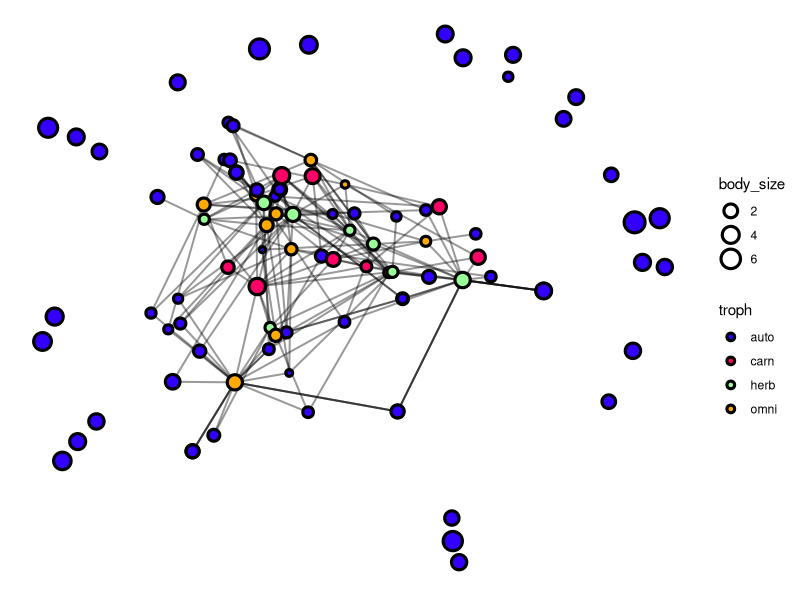
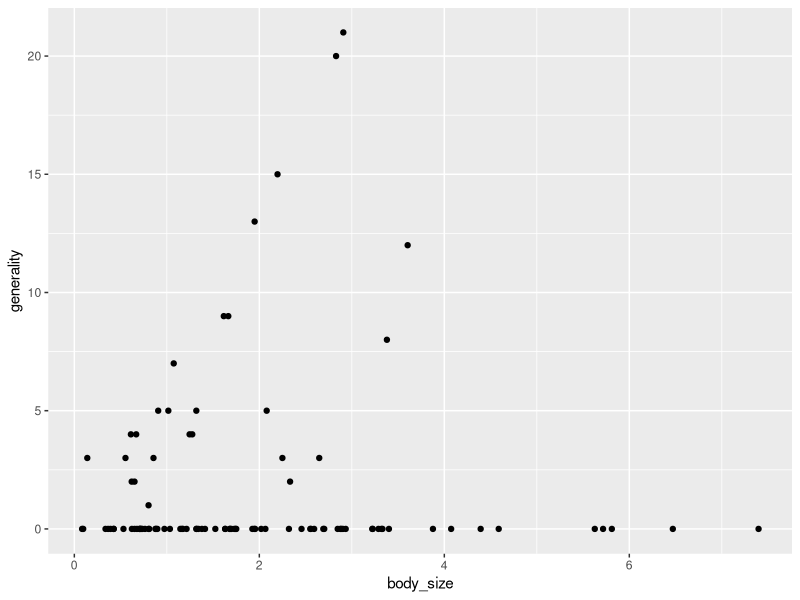
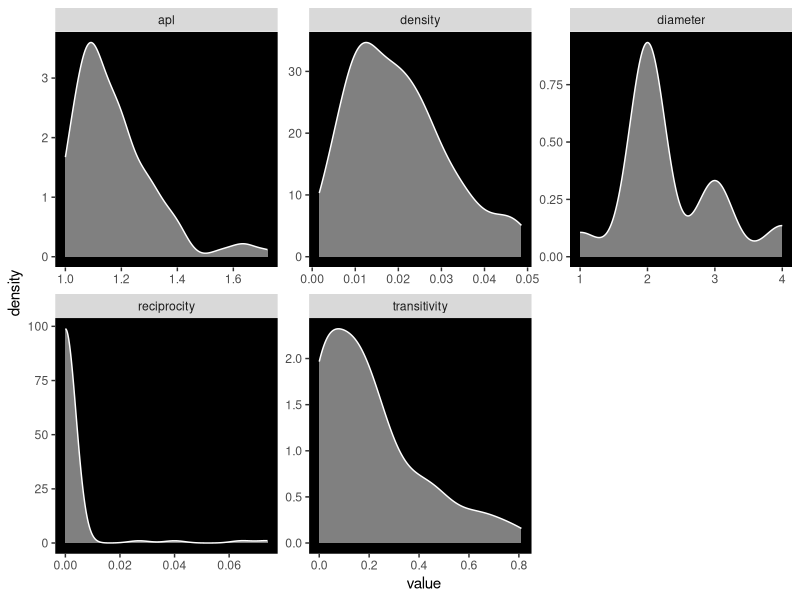
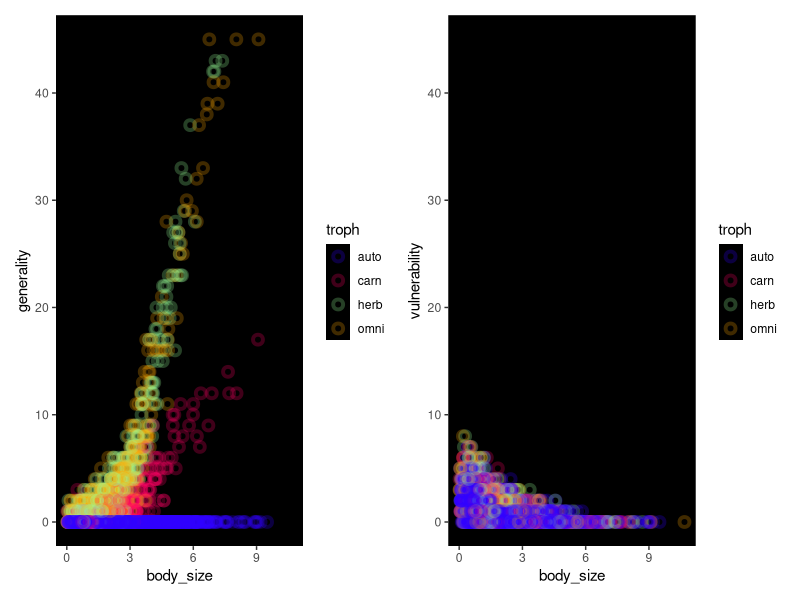
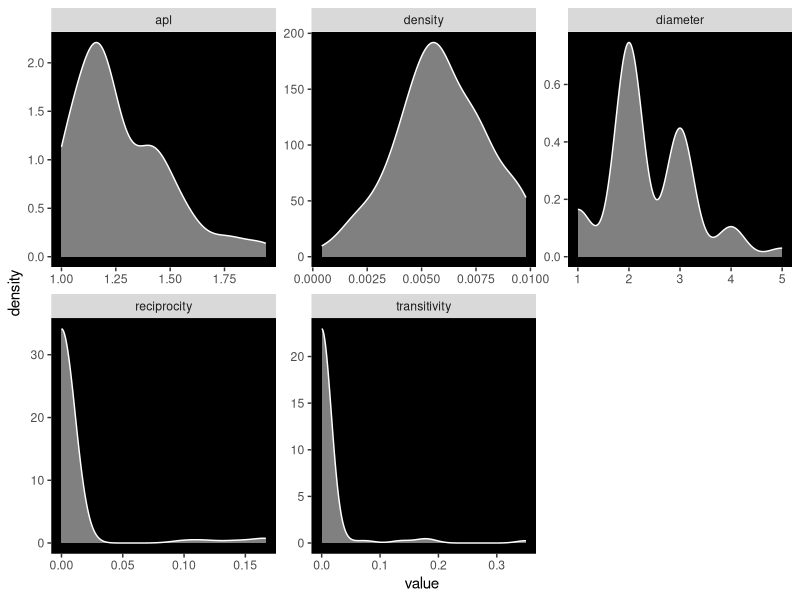
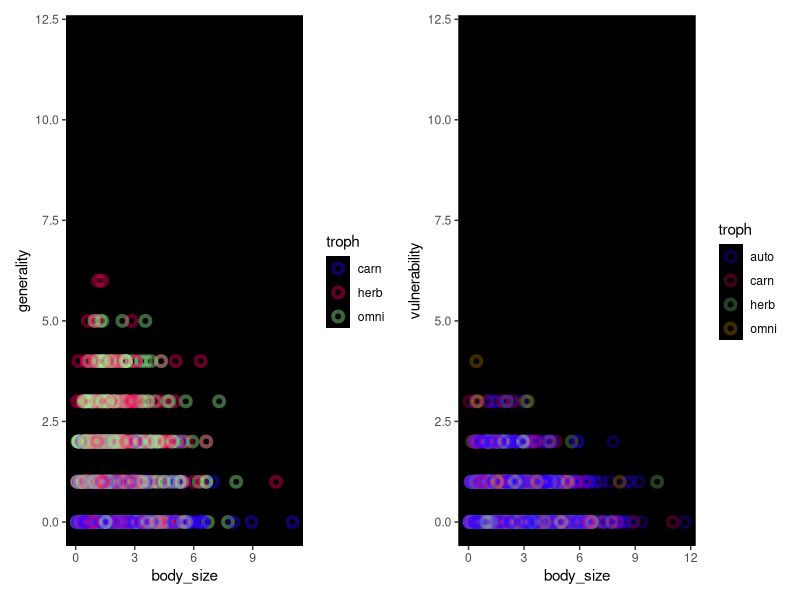
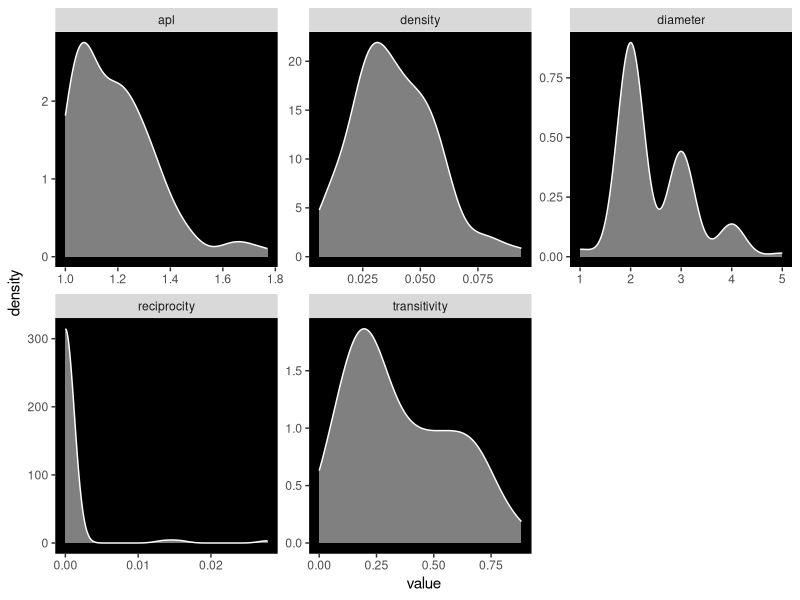
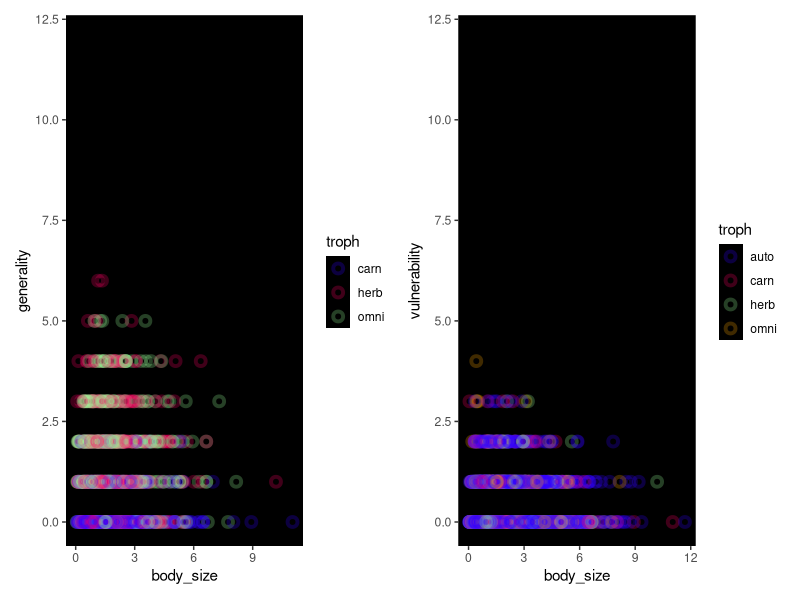

Recreate these plots in R, in order.
# plot stuff
library(tidyverse)
library(patchwork)

# network stuff
library(tidygraph)
library(ggraph)
library(igraph)

# link functions 
logit = function(p) {  log( p / (1 - p))  }
inv_logit = function(x) { 1 / (1+ exp(-x) ) }

set.seed(7)

df_theme =   
    theme(plot.background = element_rect(fill='white'), 
          panel.background = element_rect(fill='black'), 
          panel.grid = element_blank())

# testing ----
N = 25

# create species attributes 
d = data.frame(
    species = 1:N, 
    troph = sample( c('c','o','h','a'), size = N, replace = TRUE, prob = c(0.3,0.05,0.25,0.4) ), 
    body_size = rgamma(N, shape = 2)
)
d

# create and tidy trophic links 
g = expand.grid(1:N, 1:N)
g = merge(g, d, by.x = 'Var1', by.y = 'species')
g = merge(g, d, by.x = 'Var2', by.y = 'species')

# merging leads to function orders of columns, rename carefully 
colnames(g) = c('prey','pred','troph_pred','body_size_pred', 'troph_prey', 'body_size_prey')

# tidy it up 
g = g %>% 
    arrange(pred,prey) %>%
    mutate(dyad = 1:nrow(g)) %>%
    select(pred, prey, dyad, troph_pred, troph_prey, body_size_pred, body_size_prey) 
g

# calculate body size differences 
g$body_size_diff = (g$body_size_pred - g$body_size_prey)+0.1 

# carnivores 
g$carnivory = ifelse(g$troph_pred == 'c' & !g$troph_prey == 'p', 1, 0)

# omnivores 
g$omnivory = ifelse(g$troph_pred == 'o' , 1, 0)

# herbivory 
g$herbivory = ifelse(g$troph_pred == 'h' & g$troph_prey == 'p'  , 1, 0)



# functionalized food web simulation ----

# key
# - N: number of species
# - seed: reproducibility
# - weights: samples weights for carnivore, ominovore, herbivore, and autotrophs

sim_FW = function( N , 
                   seed = 777 ,  
                   weights = c(0.3, 0.05, 0.25, 0.4) , 
                   shape = 2 , 
                   model = 'allometric' , 
                   base_rate = -2 , 
                   alpha , 
                   bC , 
                   bO ,  
                   bH ) {
    
    set.seed(seed)
    # trophic levels 
    trophs = c('carn','omni','herb','auto')
    
    if ( length(weights) != length(trophs)) { print('Error: length of probability vector must equal 4.') } else {
        
        # create species attributes 
        d = data.frame(
            species = 1:N, 
            troph = sample( trophs, size = N, replace = TRUE, prob = weights ), 
            body_size = rgamma(N, shape = shape)
        ) 
    }
    
    # create and tidy trophic links 
    g = expand.grid(1:N, 1:N)
    g = merge(g, d, by.x = 'Var1', by.y = 'species')
    g = merge(g, d, by.x = 'Var2', by.y = 'species')
    
    # merging leads to function orders of columns, rename carefully 
    colnames(g) = c('prey','pred','troph_pred','body_size_pred', 'troph_prey', 'body_size_prey')
    
    # tidy it up 
    g = g %>% 
        arrange(pred,prey) %>%
        mutate(dyad = 1:nrow(g)) %>%
        select(pred, prey, dyad, troph_pred, troph_prey, body_size_pred, body_size_prey)
    
    # calculate body size differences 
    g$body_size_diff = (g$body_size_pred - g$body_size_prey )  + 0.1
    
    # carnivores 
    g$carnivory = ifelse(g$troph_pred == 'carn' & !g$troph_prey == 'auto', 1, 0)
    
    # omnivores 
    g$omnivory = ifelse(g$troph_pred == 'omni' , 1, 0)
    
    # herbivory 
    g$herbivory = ifelse(g$troph_pred == 'herb' & g$troph_prey == 'auto'  , 1, 0)
    
    # compute probabilities 
    # impossible trophic interactions are set to 0 (e.g, a carnivore browsing on grass)
    
    if( model == 'allometric') { 
        
        D = g$body_size_diff
        g$p = inv_logit( base_rate + sign(D)*abs(D)^alpha  )
        g$consumption = rbinom( nrow(g), size=1, prob = g$p ) 
        g[ g$troph_pred == 'auto' , 'consumption' ] = 0
        g[ g$troph_pred == 'carn' & g$troph_prey == 'auto' , "consumption"] = 0
        
        
    } else if( model == 'dietary' ) {
        
        g$p = inv_logit( base_rate + bC*g$carnivory + bO*g$omnivory + bH*g$herbivory )
        g$consumption = rbinom( nrow(g), size=1, prob = g$p ) 
        g[ g$troph_pred == 'auto' , 'consumption' ] = 0
        g[ g$troph_pred == 'carn' & g$troph_prey == 'auto' , "consumption"] = 0
        
        
    } else if( model == 'combined' ) {
        
        D = g$body_size_diff
        g$p = inv_logit( base_rate + sign(D)*abs(D)^alpha + bC*g$carnivory + bO*g$omnivory + bH*g$herbivory )
        g$consumption = rbinom( nrow(g), size=1, prob = g$p ) 
        g[ g$troph_pred == 'auto' , 'consumption' ] = 0
        g[ g$troph_pred == 'carn' & g$troph_prey == 'auto' , "consumption"] = 0
        
        
    }
    
    el = g[ g$consumption == 1 ,c('pred','prey','consumption','p','body_size_diff') ] 
    ig = graph.data.frame( el, directed = T, vertices = d)

    d$generality = graph.strength(ig, mode = 'out')
    d$vulnerability = graph.strength(ig, mode = 'in')
    
    d$outcore = graph.coreness(ig, mode = 'out')
    d$incore = graph.coreness(ig, mode = 'in')
    
    list(d,g,ig)

}





# test plots ----
sim1 = sim_FW(N = 100, weights = c(0.1,0.1,0.1,0.7), seed = NULL,
              alpha = 1.13, base_rate = -3, model = 'allometric' )


sim1[[2]] %>% 
    filter(troph_pred == 'carn' & troph_prey == 'auto') %>%
    select(consumption) %>%
    summarise(s = unique(consumption))


el = sim1[[2]] %>% 
    select(pred, prey, body_size_diff, consumption ) %>%
    filter(consumption == 1) 

ig = graph.data.frame(el, directed = T, vertices = sim1[[1]])


ig %>%
    as_tbl_graph() %>%
    ggraph('mds') + 
    geom_edge_link(color='#00000066', width=0.681) + 
    geom_node_point(aes(fill=troph, size=body_size), shape=21, stroke = 1.618) + 
    theme(plot.background = element_rect(fill='white'), 
          panel.background = element_rect(fill='white')) + 
    scale_fill_manual(values = c('#3300ff','#ff0066','#99ff99','#ffaa00'))


#description 

tibble(generality = graph.strength(ig, mode = 'out'), 
       troph = V(ig)$troph, 
       body_size = V(ig)$body_size ) %>%
    filter(!troph == 'a') %>%
    ggplot() + geom_point(aes(x=body_size, y=generality))




######### ALLOMETRIC MODEL ----
N_iter = 100
sims = replicate( n=N_iter, simplify = 'array',
                  expr =  sim_FW(N=50, weights = c(0.1,0.1,0.1,0.7), seed = NULL,
                                 alpha = 1.13, base_rate = -4, model = 'allometric' ) )

#sims[1,][[1]][,"iter"] = 1

# assign iteration ids 
for(i in 1:N_iter) { for(j in 1:2)  { sims[j,][[i]][, "iter" ] = i } }

# combine tables
sim_df = bind_rows( t(sims)[,1] )
sim_dy = bind_rows( t(sims)[,2] )

# summarise graphs 
ig_sims = sims[3,]

sims_sum = data.frame(
    iter = 1:N_iter,
    model = 'allometric',
    vertices = unlist(lapply(ig_sims, vcount)), 
    edges = unlist(lapply(ig_sims, ecount)), 
    density = unlist(lapply(ig_sims, graph.density)), 
    apl = unlist(lapply(ig_sims, average.path.length)), 
    reciprocity = unlist(lapply(ig_sims, reciprocity)), 
    diameter = unlist(lapply(ig_sims, igraph:::diameter)), 
    transitivity = unlist(lapply(ig_sims, igraph::transitivity, type = 'average'))
    
)

sims_sum %>%
    select(density:transitivity) %>%
    gather() %>%
    ggplot(aes(x=value)) + geom_density(color='white', fill='white', alpha=0.5) +
    facet_wrap(~key, scale='free') + 
    df_theme



sim_df %>%
    #filter(!troph == 'auto') %>%
    ggplot(aes(x=body_size, y=generality)) + 
    df_theme + 
    geom_point(aes(color=troph), size=2, stroke=2, alpha=0.25, shape=21 )  +
    scale_color_manual(values = c('#3300ff','#ff0066','#99ff99','#ffaa00')) + 
    ylim(c(0,45)) + 

sim_df %>%
    #filter(!troph == 'auto') %>%
    ggplot(aes(x=body_size, y=vulnerability)) +
    df_theme + 
    geom_point(aes(color=troph), size=2, stroke=2, alpha=0.25, shape=21 )  +
    scale_color_manual(values = c('#3300ff','#ff0066','#99ff99','#ffaa00')) + 
    ylim(c(0,45)) 



######### DIETARY MODEL ----
N_iter = 100
diet_sims = replicate( n=N_iter, simplify = 'array',
                  expr =  sim_FW(N=50, model = 'dietary', weights = c(0.1,0.1,0.1,0.7), seed = NULL,
                                 base_rate = -4, bC=0.25, bO=0.5, bH=0.5 ) )

#diet_sims[1,][[1]][,"iter"] = 1

# assign iteration ids 
for(i in 1:N_iter) { for(j in 1:2)  { diet_sims[j,][[i]][, "iter" ] = i } }

diet_df = bind_rows( t(diet_sims)[,1] )
diet_dy = bind_rows( t(diet_sims)[,2] )

ig_diet = diet_sims[3,]


diet_sum = data.frame(
    iter = 1:N_iter,
    model = 'dietary',
    vertices = unlist(lapply(ig_diet, vcount)), 
    edges = unlist(lapply(ig_diet, ecount)), 
    density = unlist(lapply(ig_diet, graph.density)), 
    apl = unlist(lapply(ig_diet, average.path.length)), 
    reciprocity = unlist(lapply(ig_diet, reciprocity)), 
    diameter = unlist(lapply(ig_diet, igraph:::diameter)), 
    transitivity = unlist(lapply(ig_diet, igraph::transitivity, type = 'average'))
    
)

diet_sum %>%
    select(density:transitivity) %>%
    gather() %>%
    ggplot(aes(x=value)) + geom_density(color='white', fill='white', alpha=0.5) +
    facet_wrap(~key, scale='free') + 
    df_theme


diet_df %>%
    filter(!troph == 'auto') %>%
    ggplot(aes(x=body_size, y=generality)) + 
    geom_point(aes(color=troph), size=2, stroke=2, alpha=0.2, shape=21 ) + 
    df_theme + 
    geom_point(aes(color=troph), size=2, stroke=2, alpha=0.25, shape=21 )  +
    scale_color_manual(values = c('#3300ff','#ff0066','#99ff99','#ffaa00')) + 
    ylim(c(0,12)) +
    
    diet_df %>%
    #filter(!troph == 'auto') %>%
    ggplot(aes(x=body_size, y=vulnerability)) + 
    df_theme + 
    geom_point(aes(color=troph), size=2, stroke=2, alpha=0.25, shape=21 )  +
    scale_color_manual(values = c('#3300ff','#ff0066','#99ff99','#ffaa00')) + 
    ylim(c(0,12)) 

######### COMBINED MODEL ----
N_iter = 100
comb_sims = replicate( n=N_iter, simplify = 'array',
                       expr =  sim_FW(N=50, model = 'combined', weights = c(0.1,0.1,0.1,0.7), seed = NULL,
                                      base_rate = -4, alpha=2,  bC=0.25, bO=0.5, bH=0.5 ) )

#diet_sims[1,][[1]][,"iter"] = 1

# assign iteration ids 
for(i in 1:N_iter) { for(j in 1:2)  { diet_sims[j,][[i]][, "iter" ] = i } }

comb_df = bind_rows( t(diet_sims)[,1] )
comb_dy = bind_rows( t(diet_sims)[,2] )

ig_comb = comb_sims[3,]


diet_sum = data.frame(
    iter = 1:N_iter,
    model = 'dietary',
    vertices = unlist(lapply(ig_comb, vcount)), 
    edges = unlist(lapply(ig_comb, ecount)), 
    density = unlist(lapply(ig_comb, graph.density)), 
    apl = unlist(lapply(ig_comb, average.path.length)), 
    reciprocity = unlist(lapply(ig_comb, reciprocity)), 
    diameter = unlist(lapply(ig_comb, igraph:::diameter)), 
    transitivity = unlist(lapply(ig_comb, igraph::transitivity, type = 'average'))
    
)

diet_sum %>%
    select(density:transitivity) %>%
    gather() %>%
    ggplot(aes(x=value)) + geom_density(color='white', fill='white', alpha=0.5) +
    facet_wrap(~key, scale='free') + 
    df_theme


comb_df %>%
    filter(!troph == 'auto') %>%
    ggplot(aes(x=body_size, y=generality)) + 
    df_theme + 
    geom_point(aes(color=troph), size=2, stroke=2, alpha=0.25, shape=21 )  +
    scale_color_manual(values = c('#3300ff','#ff0066','#99ff99','#ffaa00')) + 
    ylim(c(0,12)) + 
    
    comb_df %>%
    #filter(!troph == 'auto') %>%
    ggplot(aes(x=body_size, y=vulnerability)) + 
    df_theme + 
    geom_point(aes(color=troph), size=2, stroke=2, alpha=0.25, shape=21 )  +
    scale_color_manual(values = c('#3300ff','#ff0066','#99ff99','#ffaa00')) + 
    ylim(c(0,12)) 



#plot( seq(-2,2, length=9), log(exp(seq(-2,2, length=9))^1), xlim = c(-2,2), ylim = c(-3,3), type='l' )
#lines( seq(-2,2, length=9), log(exp(seq(-2,2, length=9))^1.5), xlim = c(-2,2), ylim = c(-3,3), type='l', col='red')
#lines( seq(-2,2, length=9), log(exp(seq(-2,2, length=9))^0.5), xlim = c(-2,2), ylim = c(-3,3), type='l', col='blue')
#
#
#plot( seq(-2,2, length=9), exp(seq(-2,2, length=9))^1, xlim = c(-2,2), ylim = c(0,3), type='l' )
#lines( seq(-2,2, length=9), exp(seq(-2,2, length=9))^1.5, xlim = c(-2,2), ylim = c(0,3), type='l', col='red')
#lines( seq(-2,2, length=9), exp(seq(-2,2, length=9))^0.5, xlim = c(-2,2), ylim = c(0,3), type='l', col='blue')
